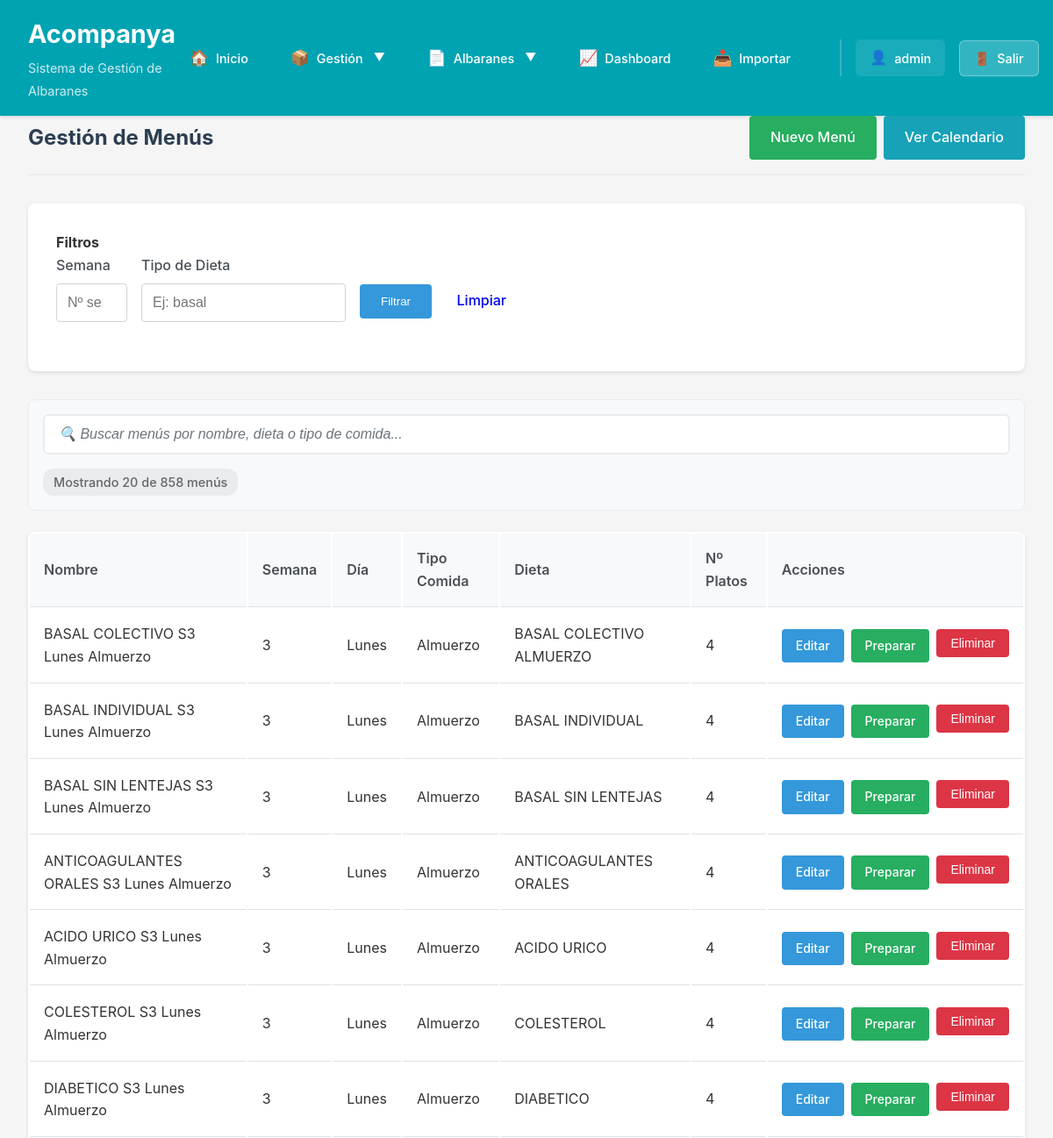
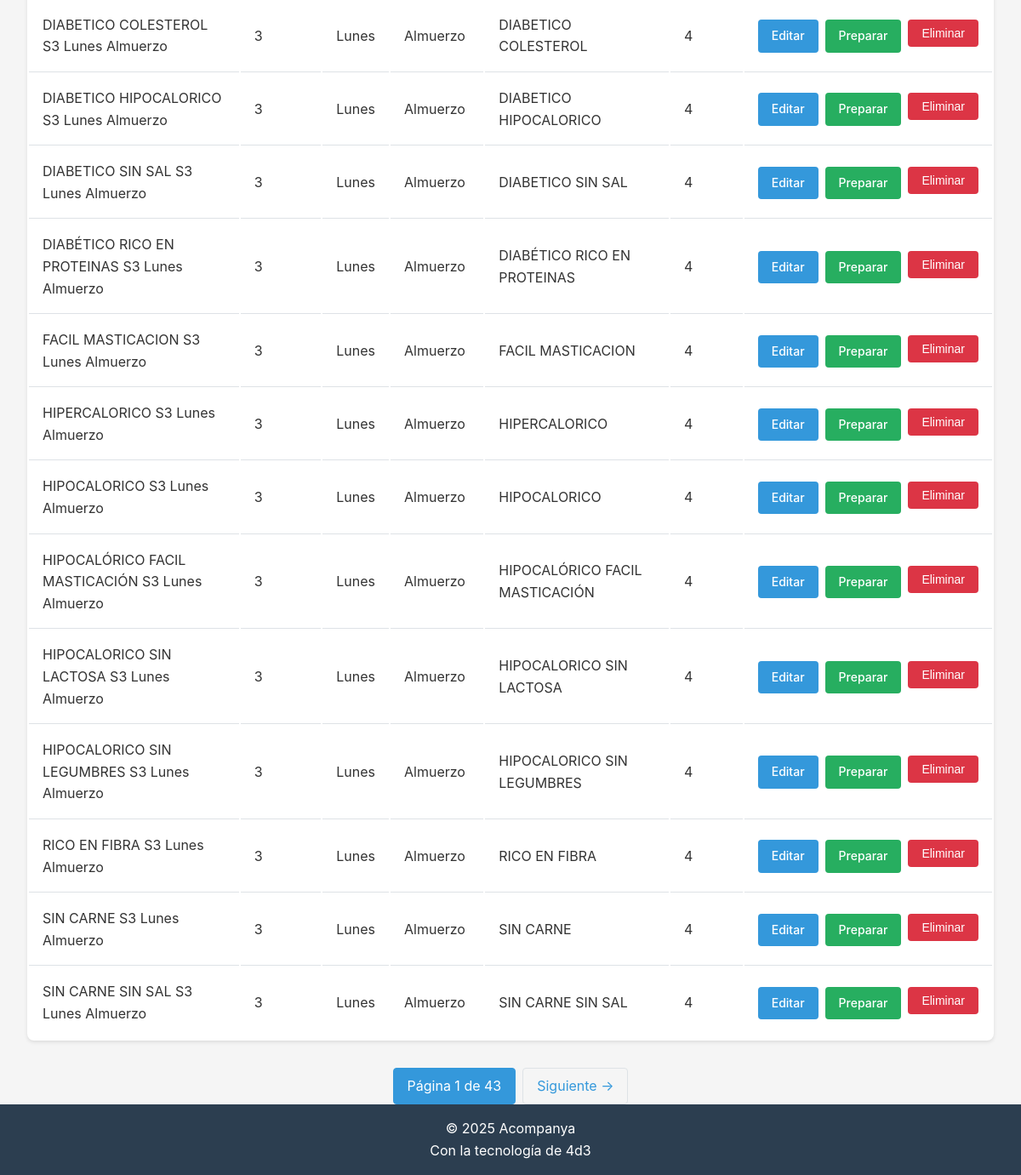
Page /menus/ (signed in) on the committed database (2 pictures, top to bottom).
### database/models.py (models this page shows, shortened)
class Usuario(UserMixin, db.Model):
    __tablename__ = 'usuarios'
    id = db.Column(db.Integer, primary_key=True)
    nombre_usuario = db.Column(db.String(80), unique=True, nullable=False)
    password_hash = db.Column(db.String(255), nullable=False)
    created_at = db.Column(db.DateTime, default=datetime.utcnow)

class Menu(db.Model):
    __tablename__ = 'menus'
    id = db.Column(db.Integer, primary_key=True)
    nombre = db.Column(db.String(200), nullable=False)
    dia_semana = db.Column(Enum(DiaSemana), nullable=False)
    numero_semana = db.Column(db.Integer, nullable=False)
    tipo_dieta = db.Column(db.String(100), nullable=False, default='basal')
    tipo_comida = db.Column(Enum(TipoComida), nullable=False)
    created_at = db.Column(db.DateTime, default=datetime.utcnow)
    platos = db.relationship('Plato', secondary=menus_platos, backref='menus')
    detalles_albaran = db.relationship('AlbaranDetalle', backref='menu', lazy='dynamic')

### routes/menus.py (the view)
@menus_bp.route('/')
@login_required
def listar():
    page = request.args.get('page', 1, type=int)
    semana = request.args.get('semana', type=int)
    tipo_dieta = request.args.get('tipo_dieta')
    query = Menu.query
    if semana:
        query = query.filter(Menu.numero_semana == semana)
    if tipo_dieta:
        query = query.filter(Menu.tipo_dieta == tipo_dieta)
    menus = query.order_by(Menu.numero_semana.desc(), Menu.dia_semana).paginate(
        page=page, per_page=20, error_out=False
    )
    return render_template('menus/listar.html', menus=menus)

### templates/menus/listar.html (shortened to what this page needs)
{% extends "base.html" %}
{% block content %}
<div class="page-header">
    <h2>Gestión de Menús</h2>
    <div class="action-group">
        <a href="{{ url_for('menus.nuevo') }}" class="btn btn-success">Nuevo Menú</a>
        <a href="{{ url_for('menus.calendario') }}" class="btn btn-info">Ver Calendario</a>
    </div>
</div>
<form method="GET" action="{{ url_for('menus.listar') }}" class="albaran-section">
    <h4>Filtros</h4>
    <div class="form-row" style="display: flex; gap: 1rem; align-items: flex-end;">
        <div class="form-group">
            <label for="semana" class="form-label">Semana</label>
            <input type="number" class="form-control" id="semana" name="semana"
                   min="1" max="53" value="{{ request.args.get('semana', '') }}" placeholder="Nº semana">
        </div>
        <div class="form-group">
            <label for="tipo_dieta" class="form-label">Tipo de Dieta</label>
            <input type="text" class="form-control" id="tipo_dieta" name="tipo_dieta"
                   value="{{ request.args.get('tipo_dieta', '') }}" placeholder="Ej: basal">
        </div>
        <div class="form-group">
            <button type="submit" class="btn btn-primary">Filtrar</button>
            <a href="{{ url_for('menus.listar') }}" class="btn btn-secondary">Limpiar</a>
        </div>
    </div>
</form>
<div class="search-section">
    <div class="search-container">
        <input type="text" id="searchInput" placeholder="🔍 Buscar menús por nombre, dieta o tipo de comida..." class="search-input">
        <div class="search-stats">
            <span id="searchStats">Mostrando {{ menus.items|length }} de {{ menus.total }} menús</span>
        </div>
    </div>
</div>
<table class="table">
    <thead>
        <tr>
            <th>Nombre</th>
            <th>Semana</th>
            <th>Día</th>
            <th>Tipo Comida</th>
            <th>Dieta</th>
            <th>Nº Platos</th>
            <th>Acciones</th>
        </tr>
    </thead>
    <tbody>
        {% for menu in menus.items %}
        <tr>
            <td>{{ menu.nombre }}</td>
            <td>{{ menu.numero_semana }}</td>
            <td>{{ menu.dia_semana.value|title }}</td>
            <td>{{ menu.tipo_comida.value|title }}</td>
            <td>{{ menu.tipo_dieta }}</td>
            <td>{{ menu.platos|length }}</td>
            <td>
                <div class="action-group">
                    <a href="{{ url_for('menus.editar', id=menu.id) }}" class="btn btn-sm btn-primary">Editar</a>
                    <a href="{{ url_for('menus.preparar', id=menu.id) }}" class="btn btn-sm btn-success">Preparar</a>
                    <form action="{{ url_for('menus.eliminar', id=menu.id) }}" method="POST" style="display: inline;" onsubmit="return confirmDelete('¿Eliminar este menú?')">
                        <button type="submit" class="btn btn-sm btn-danger">Eliminar</button>
                    </form>
                </div>
            </td>
        </tr>
        {% endfor %}
    </tbody>
</table>
{% if menus.has_prev or menus.has_next %}
<div class="pagination">
    <span class="active">Página {{ menus.page }} de {{ menus.pages }}</span>
    {% if menus.has_next %}
        {% set args = dict(request.args) %}
        {% if 'page' in args %}{% set _ = args.pop('page') %}{% endif %}
        <a href="{{ url_for('menus.listar', page=menus.next_num, **args) }}">Siguiente →</a>
    {% endif %}
</div>
{% endif %}
{% endblock %}

### templates/base.html (shortened to what this page needs)
<!DOCTYPE html>
<html lang="es">
<head>
    <link rel="stylesheet" href="{{ url_for('static', filename='css/style.css') }}">
</head>
<body>
    <header>
        <nav class="navbar">
            <div class="nav-brand">
                <h1>Acompanya</h1>
                <span class="subtitle">Sistema de Gestión de Albaranes</span>
            </div>
            <ul class="nav-menu">
                <li><a href="{{ url_for('index') }}" class="nav-link">
                    <span class="nav-icon">🏠</span>
                    <span class="nav-text">Inicio</span>
                </a></li>
                <li class="nav-dropdown">
                    <a href="#" class="nav-link dropdown-toggle">
                        <span class="nav-icon">📦</span>
                        <span class="nav-text">Gestión</span>
                        <span class="dropdown-arrow">▼</span>
                    </a>
                </li>
                <li class="nav-dropdown">
                    <a href="#" class="nav-link dropdown-toggle">
                        <span class="nav-icon">📄</span>
                        <span class="nav-text">Albaranes</span>
                        <span class="dropdown-arrow">▼</span>
                    </a>
                </li>
                <li><a href="{{ url_for('cuadro_mando.index') }}" class="nav-link">
                    <span class="nav-icon">📈</span>
                    <span class="nav-text">Dashboard</span>
                </a></li>
                <li><a href="{{ url_for('importar.index') }}" class="nav-link">
                    <span class="nav-icon">📥</span>
                    <span class="nav-text">Importar</span>
                </a></li>
                <li class="user-menu">
                    <span class="username">
                        <span class="user-icon">👤</span>
                        {{ current_user.nombre_usuario }}
                    </span>
                    <a href="{{ url_for('logout') }}" class="logout-btn">
                        <span class="logout-icon">🚪</span>
                        Salir
                    </a>
                </li>
            </ul>
        </nav>
    </header>
    <main class="container">
        {% block content %}{% endblock %}
    </main>
    <footer>
        <p>&copy; 2025 Acompanya</p>
        <p>Con la tecnología de 4d3</p>
    </footer>
</body>
</html>

### rows in the picture
Usuario: nombre_usuario "admin"
Menu: nombre "BASAL COLECTIVO S3 Lunes Almuerzo", numero_semana "3", dia_semana.value "Lunes", tipo_comida.value "Almuerzo", tipo_dieta "BASAL COLECTIVO ALMUERZO", platos|length "4"
Menu: nombre "BASAL INDIVIDUAL S3 Lunes Almuerzo", numero_semana "3", dia_semana.value "Lunes", tipo_comida.value "Almuerzo", tipo_dieta "BASAL INDIVIDUAL", platos|length "4"
Menu: nombre "BASAL SIN LENTEJAS S3 Lunes Almuerzo", numero_semana "3", dia_semana.value "Lunes", tipo_comida.value "Almuerzo", tipo_dieta "BASAL SIN LENTEJAS", platos|length "4"
Menu: nombre "ANTICOAGULANTES ORALES S3 Lunes Almuerzo", numero_semana "3", dia_semana.value "Lunes", tipo_comida.value "Almuerzo", tipo_dieta "ANTICOAGULANTES ORALES", platos|length "4"
Menu: nombre "ACIDO URICO S3 Lunes Almuerzo", numero_semana "3", dia_semana.value "Lunes", tipo_comida.value "Almuerzo", tipo_dieta "ACIDO URICO", platos|length "4"
Menu: nombre "COLESTEROL S3 Lunes Almuerzo", numero_semana "3", dia_semana.value "Lunes", tipo_comida.value "Almuerzo", tipo_dieta "COLESTEROL", platos|length "4"
Menu: nombre "DIABETICO S3 Lunes Almuerzo", numero_semana "3", dia_semana.value "Lunes", tipo_comida.value "Almuerzo", tipo_dieta "DIABETICO", platos|length "4"
Menu: nombre "DIABETICO COLESTEROL S3 Lunes Almuerzo", numero_semana "3", dia_semana.value "Lunes", tipo_comida.value "Almuerzo", tipo_dieta "DIABETICO COLESTEROL", platos|length "4"
Menu: nombre "DIABETICO HIPOCALORICO S3 Lunes Almuerzo", numero_semana "3", dia_semana.value "Lunes", tipo_comida.value "Almuerzo", tipo_dieta "DIABETICO HIPOCALORICO", platos|length "4"
Menu: nombre "DIABETICO SIN SAL S3 Lunes Almuerzo", numero_semana "3", dia_semana.value "Lunes", tipo_comida.value "Almuerzo", tipo_dieta "DIABETICO SIN SAL", platos|length "4"
Menu: nombre "DIABÉTICO RICO EN PROTEINAS S3 Lunes Almuerzo", numero_semana "3", dia_semana.value "Lunes", tipo_comida.value "Almuerzo", tipo_dieta "DIABÉTICO RICO EN PROTEINAS", platos|length "4"
Menu: nombre "FACIL MASTICACION S3 Lunes Almuerzo", numero_semana "3", dia_semana.value "Lunes", tipo_comida.value "Almuerzo", tipo_dieta "FACIL MASTICACION", platos|length "4"
Menu: nombre "HIPERCALORICO S3 Lunes Almuerzo", numero_semana "3", dia_semana.value "Lunes", tipo_comida.value "Almuerzo", tipo_dieta "HIPERCALORICO", platos|length "4"
Menu: nombre "HIPOCALORICO S3 Lunes Almuerzo", numero_semana "3", dia_semana.value "Lunes", tipo_comida.value "Almuerzo", tipo_dieta "HIPOCALORICO", platos|length "4"
Menu: nombre "HIPOCALÓRICO FACIL MASTICACIÓN S3 Lunes Almuerzo", numero_semana "3", dia_semana.value "Lunes", tipo_comida.value "Almuerzo", tipo_dieta "HIPOCALÓRICO FACIL MASTICACIÓN", platos|length "4"
Menu: nombre "HIPOCALORICO SIN LACTOSA S3 Lunes Almuerzo", numero_semana "3", dia_semana.value "Lunes", tipo_comida.value "Almuerzo", tipo_dieta "HIPOCALORICO SIN LACTOSA", platos|length "4"
Menu: nombre "HIPOCALORICO SIN LEGUMBRES S3 Lunes Almuerzo", numero_semana "3", dia_semana.value "Lunes", tipo_comida.value "Almuerzo", tipo_dieta "HIPOCALORICO SIN LEGUMBRES", platos|length "4"
Menu: nombre "RICO EN FIBRA S3 Lunes Almuerzo", numero_semana "3", dia_semana.value "Lunes", tipo_comida.value "Almuerzo", tipo_dieta "RICO EN FIBRA", platos|length "4"
Menu: nombre "SIN CARNE S3 Lunes Almuerzo", numero_semana "3", dia_semana.value "Lunes", tipo_comida.value "Almuerzo", tipo_dieta "SIN CARNE", platos|length "4"
Menu: nombre "SIN CARNE SIN SAL S3 Lunes Almuerzo", numero_semana "3", dia_semana.value "Lunes", tipo_comida.value "Almuerzo", tipo_dieta "SIN CARNE SIN SAL", platos|length "4"

### other values in the picture
{{ menus.items|length }} "20"
{{ menus.total }} "858"
{{ menus.page }} "1"
{{ menus.pages }} "43"
